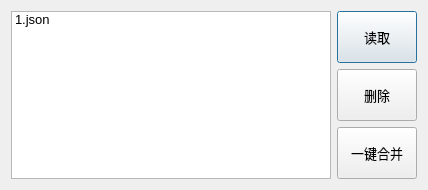
<?xml version="1.0" encoding="UTF-8"?>
<ui version="4.0">
 <class>ReaderDialog</class>
 <widget class="QDialog" name="ReaderDialog">
  <property name="geometry">
   <rect>
    <x>0</x>
    <y>0</y>
    <width>428</width>
    <height>190</height>
   </rect>
  </property>
  <property name="windowTitle">
   <string>Dialog</string>
  </property>
  <layout class="QGridLayout" name="gridLayout">
   <item row="0" column="0">
    <layout class="QHBoxLayout" name="horizontalLayout">
     <item>
      <widget class="QListWidget" name="fileListWidget">
       <property name="font">
        <font>
         <pointsize>10</pointsize>
        </font>
       </property>
       <item>
        <property name="text">
         <string>1.json</string>
        </property>
       </item>
      </widget>
     </item>
     <item>
      <layout class="QGridLayout" name="gridLayout_2">
       <property name="sizeConstraint">
        <enum>QLayout::SizeConstraint::SetDefaultConstraint</enum>
       </property>
       <item row="0" column="0">
        <widget class="QPushButton" name="readButton">
         <property name="sizePolicy">
          <sizepolicy hsizetype="Minimum" vsizetype="Expanding">
           <horstretch>0</horstretch>
           <verstretch>0</verstretch>
          </sizepolicy>
         </property>
         <property name="minimumSize">
          <size>
           <width>80</width>
           <height>40</height>
          </size>
         </property>
         <property name="font">
          <font>
           <pointsize>10</pointsize>
          </font>
         </property>
         <property name="text">
          <string>读取</string>
         </property>
         <property name="autoRepeat">
          <bool>false</bool>
         </property>
        </widget>
       </item>
       <item row="1" column="0">
        <widget class="QPushButton" name="delButton">
         <property name="sizePolicy">
          <sizepolicy hsizetype="Minimum" vsizetype="Expanding">
           <horstretch>0</horstretch>
           <verstretch>0</verstretch>
          </sizepolicy>
         </property>
         <property name="minimumSize">
          <size>
           <width>80</width>
           <height>40</height>
          </size>
         </property>
         <property name="font">
          <font>
           <pointsize>10</pointsize>
          </font>
         </property>
         <property name="text">
          <string>删除</string>
         </property>
        </widget>
       </item>
       <item row="2" column="0">
        <widget class="QPushButton" name="mergeButton">
         <property name="sizePolicy">
          <sizepolicy hsizetype="Minimum" vsizetype="Expanding">
           <horstretch>0</horstretch>
           <verstretch>0</verstretch>
          </sizepolicy>
         </property>
         <property name="minimumSize">
          <size>
           <width>80</width>
           <height>40</height>
          </size>
         </property>
         <property name="font">
          <font>
           <pointsize>10</pointsize>
          </font>
         </property>
         <property name="text">
          <string>一键合并</string>
         </property>
        </widget>
       </item>
      </layout>
     </item>
    </layout>
   </item>
  </layout>
 </widget>
 <resources/>
 <connections/>
</ui>
